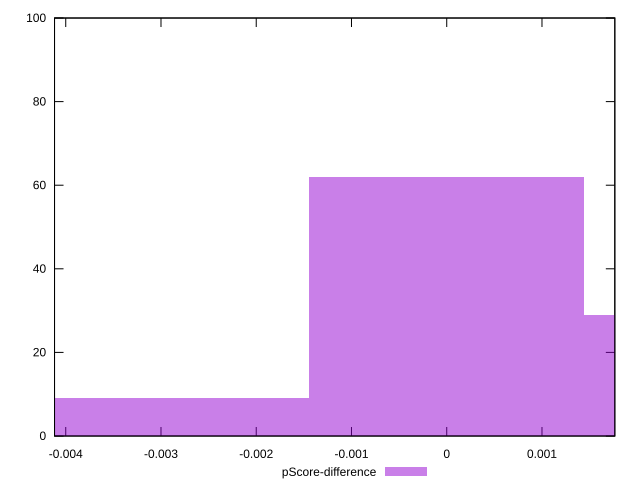

Write the gnuplot code that produced this figure.
reset

$pScoreDifference <<EOF
-0.002883246249004062 9
0.002883246249004062 29
0 62
EOF

set key outside below
set boxwidth 0.002883246249004062
set xrange [-0.004117647058823504:0.001764705882352946]
set yrange [0:100]
set trange [0:100]
set style fill transparent solid 0.5 noborder
set terminal svg size 640, 490 enhanced background rgb 'white'
set output "report_00017_2021-02-10T15-08-03.406Z/uses-text-compression/samples/pages+cached+noadtech+nomedia+nocss/pScore-difference/histogram.svg"

plot $pScoreDifference title "pScore-difference" with boxes

reset
